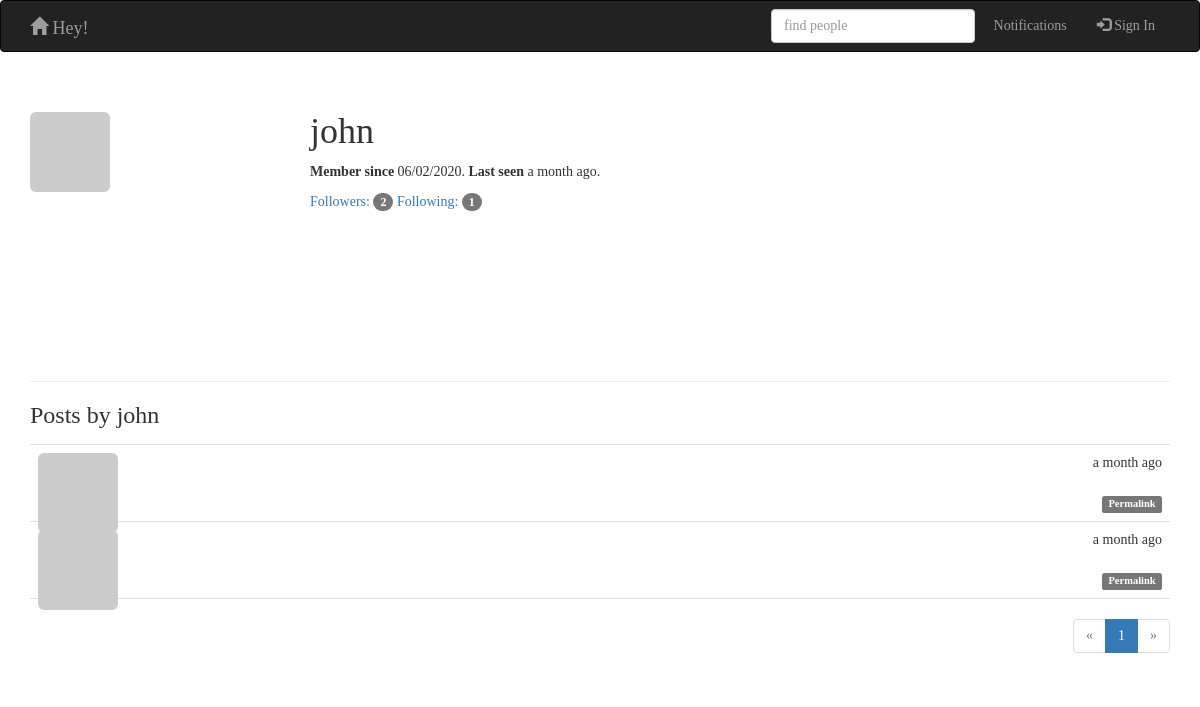
The page /user/john on the database as committed earlier.
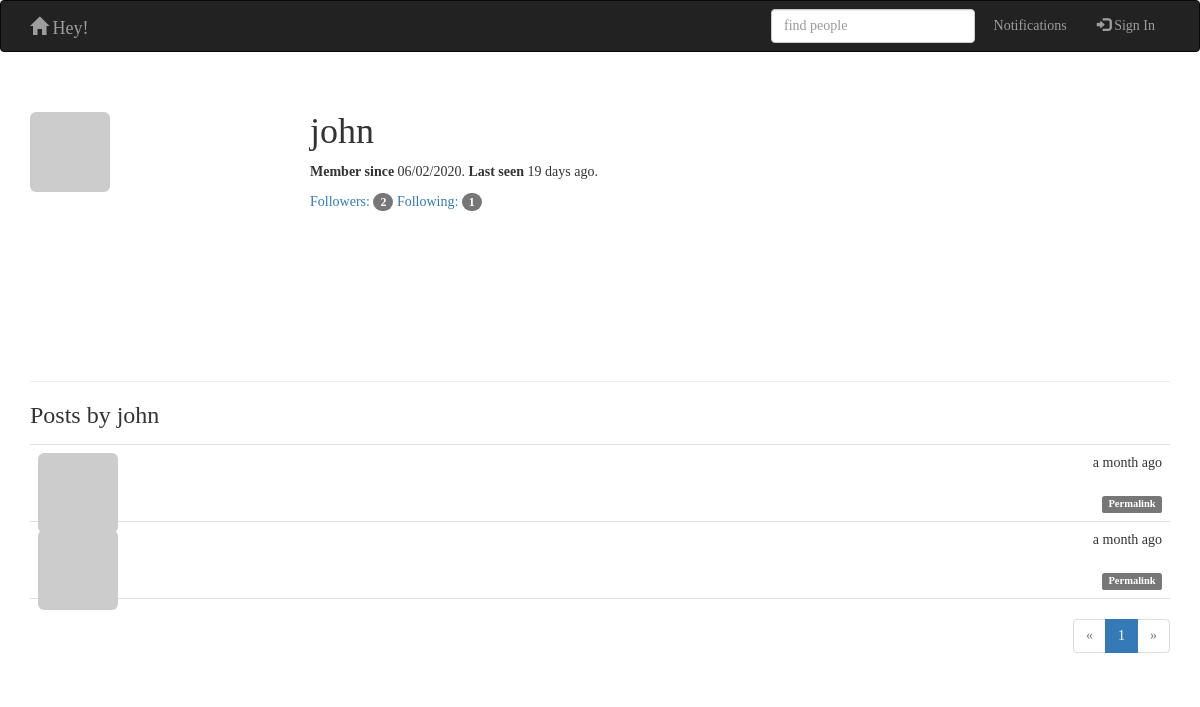
The same page on the database as committed later.
### app/models.py (models this page shows, shortened)
class User(UserMixin,db.Model):
    __tablename__ = 'users'
    id = db.Column(db.Integer, primary_key=True)
    email = db.Column(db.String(64), unique=True, index=True)
    username = db.Column(db.String(64), unique=True, index=True)
    password_hash = db.Column(db.String(128))
    role_id = db.Column(db.Integer, db.ForeignKey('roles.id'))
    name = db.Column(db.String(64))
    location = db.Column(db.String(64))
    about_me = db.Column(db.Text())
    member_since = db.Column(db.DateTime(),default=datetime.utcnow)
    last_seen = db.Column(db.DateTime(),default=datetime.utcnow)
    avatar_hash = db.Column(db.String(32))
    posts = db.relationship('Post', backref='author', lazy='dynamic')
    followed = db.relationship('Follow',backref=db.backref('follower',lazy = 'joined'),lazy='dynamic',cascade='all,delete-orphan',foreign_keys=[Follow.follower_id])
    followers = db.relationship('Follow', backref=db.backref('followed', lazy='joined'), lazy='dynamic',
                               cascade='all,delete-orphan', foreign_keys=[Follow.followed_id])
    def gravatar(self, size=100, default='identicon', rating='g'):
        if request.is_secure:
            url = 'https://secure.gravatar.com/avatar'
        else:
            url = 'http://www.gravatar.com/avatar'
        hash = self.avatar_hash or hashlib.md5(self.email.encode('utf-8')).hexdigest()
        return '{url}/{hash}?s={size}&d={default}&r={rating}'.format(
            url=url, hash=hash, size=size, default=default, rating=rating)
    @property
    def password(self):
        raise AttributeError('password is not a readable attribute')

class Post(db.Model):
    __tablename__ = 'posts'
    id = db.Column(db.Integer, primary_key=True)
    body = db.Column(db.Text)
    timestamp = db.Column(db.DateTime, index=True, default=datetime.utcnow)
    author_id = db.Column(db.Integer, db.ForeignKey('users.id'))

### app/main/hello.py (the view)
@main.route('/user/<username>')
def user(username):
    user = User.query.filter_by(username=username).first()
    if user is None:
        return render_template('404.html'), 404
    page = request.args.get('page', 1, type=int)
    pagination = user.posts.order_by(Post.timestamp.desc()).paginate(
        page, per_page=current_app.config['FLASKY_POSTS_PER_PAGE'],
        error_out=False)
    posts = pagination.items
    return render_template('user.html', user=user, posts = posts, pagination = pagination)

### app/auth/views.py (called while the page is built)
@auth.before_app_request
def before_request():
    if current_user.is_authenticated:
        current_user.ping()

### app/main/__init__.py (called while the page is built)
@main.app_context_processor
def inject_permissions():
    return dict(Permission=models.Permission)

### app/models.py (called while the page is built)
    def can(self, permissions):
        return False

    def is_administrator(self):
        return False

### app/templates/user.html (shortened to what this page needs)
{% extends "base.html" %}
{% import "_macros.html" as macros %}
{% block page_content %}
<div class="page-header">
    <img class="img-rounded profile-thumbnail" src="{{ user.gravatar(size=256) }}">
    <div class="profile-header">
       <h1> {{ user.username }}</h1>
        <p> <b>Member since</b> {{ moment(user.member_since).format('L') }}. <b>Last seen</b> {{ moment(user.last_seen).fromNow() }}. </p>
        <a href="{{ url_for('.followers', username=user.username) }}">
            Followers: <span class="badge">{{ user.followers.count() -1 }}</span>
        </a>
        <a href="{{ url_for('.followed', username=user.username) }}">
            Following: <span class="badge">{{ user.followed.count() -1 }}</span>
        </a>
    </div>
</div>
<h3>Posts by {{ user.username }}</h3>
{% include 'post.html' %}
<div class="pagination">
    {{ macros.pagination_widget(pagination, '.user', username=user.username) }}
</div>
{% endblock %}

### app/templates/base.html (shortened to what this page needs)
{% extends "bootstrap/base.html" %}
{% block head %}
{{ super() }}
<link rel="stylesheet" type="text/css" href="{{ url_for('static', filename='styles.css') }}">
{% endblock %}
{% block navbar %}
<div class="navbar navbar-inverse" role="navigation">
    <div class="container">
        <div class="navbar-header">
            <a class="navbar-brand" href="/"><span class="glyphicon glyphicon-home"></span> Hey!</a>
        </div>
        <div class="navbar-collapse collapse ">
            <ul class="nav navbar-nav navbar-right">
                <li><form class="form-inline" action="/action_page.php">
                    <input class="form-control mr-sm-2" style="margin-top: 7.5px" type="text" placeholder="find people">
                    </form>
                </li>
                <li>
                    <a href="{{ url_for('main.user', username=current_user.username) }}">
                        Notifications
                    </a>
                </li>
                {% if current_user.is_authenticated %}
                <li><a href="{{ url_for('auth.logout') }}"><span class="glyphicon glyphicon-log-out"></span> Sign
                    Out</a></li>
                {% else %}
                <li><a href="{{ url_for('auth.login') }}"><span class="glyphicon glyphicon-log-in"></span> Sign In</a>
                </li>
                {% endif %}
            </ul>
        </div>
    </div>
</div>
{% endblock %}
    {% block content %}
    <div class="container">
        {% block page_content %}{% endblock %}
    </div>
    {% endblock %}

### app/templates/_macros.html
{% macro pagination_widget(pagination, endpoint) %}
<ul class="pagination">
    <li
    {% if not pagination.has_prev %} class="disabled"{% endif %}>
    <a href="{% if pagination.has_prev %}{{ url_for(endpoint,
page = pagination.page - 1, **kwargs) }}{% else %}#{% endif %}">
        &laquo;
    </a>
    </li>
    {% for p in pagination.iter_pages() %}
    {% if p %}
    {% if p == pagination.page %}
    <li class="active">
        <a href="{{ url_for(endpoint, page = p, **kwargs) }}">{{ p }}</a>
    </li>
    {% else %}
    <li>
        <a href="{{ url_for(endpoint, page = p, **kwargs) }}">{{ p }}</a>
    </li>
    {% endif %}
    {% else %}
    <li class="disabled"><a href="#">&hellip;</a></li>
    {% endif %}
    {% endfor %}
    <li
    {% if not pagination.has_next %} class="disabled"{% endif %}>
    <a href="{% if pagination.has_next %}{{ url_for(endpoint,
page = pagination.page + 1, **kwargs) }}{% else %}#{% endif %}">
        &raquo;
    </a>
    </li>
</ul>
{% endmacro %}

### app/templates/post.html (shortened to what this page needs)
<ul class="posts">
    {% for post in posts %}
    <li class="post">
        <div class="post-thumbnail">
            <a href="{{ url_for('.user', username=post.author.username) }}">
                <img class="img-rounded profile-thumbnail" src="{{ post.author.gravatar(size=40) }}">
            </a>
        </div>
        <div class="post-content">
            <div class="post-date">{{ moment(post.timestamp).fromNow() }}</div>
            <div class="post-author"><a href="{{ url_for('.user', username=post.author.username) }}">{{ post.author.username }}</a></div>
            <div class="post-body">
            </div>
            <div class="post-footer">
                <a href="{{ url_for('.post', id=post.id) }}"><span class="label label-default">Permalink</span></a>
            </div>
        </div>
    </li>
    {% endfor %}
</ul>

### app/static/styles.css (style rules this page uses)
.profile-thumbnail { position: absolute; }
* { font-family:Verdana; }
.profile-header { min-height: 260px; margin-left: 280px; }
ul.posts { list-style-type: none; padding: 0px; margin: 16px 0px 0px 0px; border-top: 1px solid #e0e0e0; }
ul.posts li.post { padding: 8px; border-bottom: 1px solid #e0e0e0; }
div.post-date { float: right; }
div.post-author { font-weight: bold; }
div.post-thumbnail { position: absolute; }
div.post-content { margin-left: 48px; min-height: 48px; }
div.post-footer { text-align: right; }
div.pagination { width: 100%; text-align: right; padding: 0px; margin: 0px; }

Rows that differ between the two databases and show on the page:
changed User "john": last_seen "a month ago" → "19 days ago"
